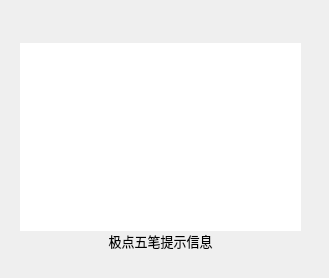
<?xml version="1.0" encoding="UTF-8"?>
<ui version="4.0">
 <class>InputWin</class>
 <widget class="QWidget" name="InputWin">
  <property name="geometry">
   <rect>
    <x>0</x>
    <y>0</y>
    <width>329</width>
    <height>278</height>
   </rect>
  </property>
  <property name="windowTitle">
   <string>Form</string>
  </property>
  <property name="styleSheet">
   <string notr="true"/>
  </property>
  <layout class="QHBoxLayout" name="horizontalLayout_2">
   <property name="spacing">
    <number>0</number>
   </property>
   <property name="leftMargin">
    <number>0</number>
   </property>
   <property name="topMargin">
    <number>0</number>
   </property>
   <property name="rightMargin">
    <number>0</number>
   </property>
   <property name="bottomMargin">
    <number>0</number>
   </property>
   <item>
    <widget class="QFrame" name="frameTop">
     <property name="cursor">
      <cursorShape>OpenHandCursor</cursorShape>
     </property>
     <property name="styleSheet">
      <string notr="true">border:none</string>
     </property>
     <property name="frameShape">
      <enum>QFrame::StyledPanel</enum>
     </property>
     <property name="frameShadow">
      <enum>QFrame::Raised</enum>
     </property>
     <property name="lineWidth">
      <number>0</number>
     </property>
     <widget class="QFrame" name="frameBg">
      <property name="geometry">
       <rect>
        <x>0</x>
        <y>0</y>
        <width>321</width>
        <height>271</height>
       </rect>
      </property>
      <property name="cursor">
       <cursorShape>OpenHandCursor</cursorShape>
      </property>
      <property name="styleSheet">
       <string notr="true"/>
      </property>
      <property name="frameShape">
       <enum>QFrame::StyledPanel</enum>
      </property>
      <property name="frameShadow">
       <enum>QFrame::Raised</enum>
      </property>
      <property name="lineWidth">
       <number>0</number>
      </property>
      <layout class="QHBoxLayout" name="horizontalLayout_4">
       <property name="spacing">
        <number>0</number>
       </property>
       <property name="leftMargin">
        <number>0</number>
       </property>
       <property name="topMargin">
        <number>0</number>
       </property>
       <property name="rightMargin">
        <number>0</number>
       </property>
       <property name="bottomMargin">
        <number>0</number>
       </property>
       <item>
        <layout class="QHBoxLayout" name="horizontalLayout_3">
         <property name="spacing">
          <number>0</number>
         </property>
         <item>
          <widget class="QLabel" name="labelLeft">
           <property name="sizePolicy">
            <sizepolicy hsizetype="Fixed" vsizetype="Preferred">
             <horstretch>0</horstretch>
             <verstretch>0</verstretch>
            </sizepolicy>
           </property>
           <property name="cursor">
            <cursorShape>OpenHandCursor</cursorShape>
           </property>
           <property name="styleSheet">
            <string notr="true"/>
           </property>
           <property name="text">
            <string/>
           </property>
          </widget>
         </item>
         <item>
          <layout class="QVBoxLayout" name="verticalLayout">
           <property name="spacing">
            <number>0</number>
           </property>
           <item>
            <widget class="QLabel" name="labelTop">
             <property name="sizePolicy">
              <sizepolicy hsizetype="Preferred" vsizetype="Fixed">
               <horstretch>0</horstretch>
               <verstretch>0</verstretch>
              </sizepolicy>
             </property>
             <property name="cursor">
              <cursorShape>OpenHandCursor</cursorShape>
             </property>
             <property name="styleSheet">
              <string notr="true"/>
             </property>
             <property name="text">
              <string/>
             </property>
            </widget>
           </item>
           <item>
            <widget class="QFrame" name="frameText">
             <property name="styleSheet">
              <string notr="true"/>
             </property>
             <property name="frameShape">
              <enum>QFrame::StyledPanel</enum>
             </property>
             <property name="frameShadow">
              <enum>QFrame::Raised</enum>
             </property>
             <layout class="QHBoxLayout" name="horizontalLayout">
              <property name="spacing">
               <number>0</number>
              </property>
              <property name="leftMargin">
               <number>13</number>
              </property>
              <property name="topMargin">
               <number>0</number>
              </property>
              <property name="rightMargin">
               <number>13</number>
              </property>
              <property name="bottomMargin">
               <number>6</number>
              </property>
              <item>
               <layout class="QVBoxLayout" name="vLayoutText">
                <property name="spacing">
                 <number>0</number>
                </property>
                <property name="sizeConstraint">
                 <enum>QLayout::SetDefaultConstraint</enum>
                </property>
                <property name="leftMargin">
                 <number>0</number>
                </property>
                <property name="rightMargin">
                 <number>0</number>
                </property>
                <item>
                 <layout class="QHBoxLayout" name="hLayoutPreEdit">
                  <property name="spacing">
                   <number>0</number>
                  </property>
                  <property name="leftMargin">
                   <number>5</number>
                  </property>
                  <property name="topMargin">
                   <number>5</number>
                  </property>
                  <property name="rightMargin">
                   <number>5</number>
                  </property>
                  <property name="bottomMargin">
                   <number>0</number>
                  </property>
                  <item>
                   <widget class="QLabel" name="labelPreEdit">
                    <property name="font">
                     <font>
                      <pointsize>16</pointsize>
                     </font>
                    </property>
                    <property name="cursor">
                     <cursorShape>OpenHandCursor</cursorShape>
                    </property>
                    <property name="styleSheet">
                     <string notr="true"/>
                    </property>
                    <property name="text">
                     <string/>
                    </property>
                    <property name="textFormat">
                     <enum>Qt::AutoText</enum>
                    </property>
                    <property name="scaledContents">
                     <bool>false</bool>
                    </property>
                   </widget>
                  </item>
                  <item>
                   <widget class="QPushButton" name="btnCharWidth">
                    <property name="sizePolicy">
                     <sizepolicy hsizetype="Fixed" vsizetype="Fixed">
                      <horstretch>0</horstretch>
                      <verstretch>0</verstretch>
                     </sizepolicy>
                    </property>
                    <property name="minimumSize">
                     <size>
                      <width>20</width>
                      <height>20</height>
                     </size>
                    </property>
                    <property name="maximumSize">
                     <size>
                      <width>20</width>
                      <height>20</height>
                     </size>
                    </property>
                    <property name="cursor">
                     <cursorShape>PointingHandCursor</cursorShape>
                    </property>
                    <property name="styleSheet">
                     <string notr="true"/>
                    </property>
                    <property name="text">
                     <string/>
                    </property>
                    <property name="flat">
                     <bool>false</bool>
                    </property>
                   </widget>
                  </item>
                  <item>
                   <widget class="QPushButton" name="btnMark">
                    <property name="sizePolicy">
                     <sizepolicy hsizetype="Fixed" vsizetype="Fixed">
                      <horstretch>0</horstretch>
                      <verstretch>0</verstretch>
                     </sizepolicy>
                    </property>
                    <property name="minimumSize">
                     <size>
                      <width>20</width>
                      <height>20</height>
                     </size>
                    </property>
                    <property name="maximumSize">
                     <size>
                      <width>20</width>
                      <height>20</height>
                     </size>
                    </property>
                    <property name="cursor">
                     <cursorShape>PointingHandCursor</cursorShape>
                    </property>
                    <property name="styleSheet">
                     <string notr="true"/>
                    </property>
                    <property name="text">
                     <string/>
                    </property>
                    <property name="flat">
                     <bool>false</bool>
                    </property>
                   </widget>
                  </item>
                  <item>
                   <widget class="QPushButton" name="btnLogo">
                    <property name="sizePolicy">
                     <sizepolicy hsizetype="Preferred" vsizetype="Preferred">
                      <horstretch>0</horstretch>
                      <verstretch>0</verstretch>
                     </sizepolicy>
                    </property>
                    <property name="minimumSize">
                     <size>
                      <width>20</width>
                      <height>20</height>
                     </size>
                    </property>
                    <property name="maximumSize">
                     <size>
                      <width>20</width>
                      <height>20</height>
                     </size>
                    </property>
                    <property name="cursor">
                     <cursorShape>PointingHandCursor</cursorShape>
                    </property>
                    <property name="styleSheet">
                     <string notr="true"/>
                    </property>
                    <property name="text">
                     <string/>
                    </property>
                    <property name="flat">
                     <bool>false</bool>
                    </property>
                   </widget>
                  </item>
                 </layout>
                </item>
                <item>
                 <widget class="QTableWidget" name="tableWidget">
                  <property name="sizePolicy">
                   <sizepolicy hsizetype="Expanding" vsizetype="Expanding">
                    <horstretch>0</horstretch>
                    <verstretch>0</verstretch>
                   </sizepolicy>
                  </property>
                  <property name="minimumSize">
                   <size>
                    <width>250</width>
                    <height>0</height>
                   </size>
                  </property>
                  <property name="font">
                   <font>
                    <pointsize>12</pointsize>
                   </font>
                  </property>
                  <property name="cursor" stdset="0">
                   <cursorShape>OpenHandCursor</cursorShape>
                  </property>
                  <property name="focusPolicy">
                   <enum>Qt::NoFocus</enum>
                  </property>
                  <property name="styleSheet">
                   <string notr="true">border-image: url(:/image/transparent.png);</string>
                  </property>
                  <property name="lineWidth">
                   <number>0</number>
                  </property>
                  <property name="verticalScrollBarPolicy">
                   <enum>Qt::ScrollBarAlwaysOff</enum>
                  </property>
                  <property name="horizontalScrollBarPolicy">
                   <enum>Qt::ScrollBarAlwaysOff</enum>
                  </property>
                  <property name="sizeAdjustPolicy">
                   <enum>QAbstractScrollArea::AdjustToContents</enum>
                  </property>
                  <property name="autoScroll">
                   <bool>false</bool>
                  </property>
                  <property name="editTriggers">
                   <set>QAbstractItemView::NoEditTriggers</set>
                  </property>
                  <property name="tabKeyNavigation">
                   <bool>false</bool>
                  </property>
                  <property name="showDropIndicator" stdset="0">
                   <bool>true</bool>
                  </property>
                  <property name="selectionMode">
                   <enum>QAbstractItemView::NoSelection</enum>
                  </property>
                  <property name="textElideMode">
                   <enum>Qt::ElideLeft</enum>
                  </property>
                  <property name="showGrid">
                   <bool>false</bool>
                  </property>
                  <attribute name="horizontalHeaderVisible">
                   <bool>false</bool>
                  </attribute>
                  <attribute name="horizontalHeaderDefaultSectionSize">
                   <number>57</number>
                  </attribute>
                  <attribute name="horizontalHeaderHighlightSections">
                   <bool>false</bool>
                  </attribute>
                  <attribute name="horizontalHeaderMinimumSectionSize">
                   <number>0</number>
                  </attribute>
                  <attribute name="verticalHeaderVisible">
                   <bool>false</bool>
                  </attribute>
                  <attribute name="verticalHeaderDefaultSectionSize">
                   <number>21</number>
                  </attribute>
                  <attribute name="verticalHeaderHighlightSections">
                   <bool>false</bool>
                  </attribute>
                  <attribute name="verticalHeaderMinimumSectionSize">
                   <number>0</number>
                  </attribute>
                  <row>
                   <property name="text">
                    <string>0</string>
                   </property>
                  </row>
                  <row>
                   <property name="text">
                    <string>1</string>
                   </property>
                  </row>
                  <row>
                   <property name="text">
                    <string>2</string>
                   </property>
                  </row>
                  <row>
                   <property name="text">
                    <string>3</string>
                   </property>
                  </row>
                  <row>
                   <property name="text">
                    <string>4</string>
                   </property>
                  </row>
                  <row>
                   <property name="text">
                    <string>5</string>
                   </property>
                  </row>
                  <row>
                   <property name="text">
                    <string>6</string>
                   </property>
                  </row>
                  <row>
                   <property name="text">
                    <string>7</string>
                   </property>
                  </row>
                  <row>
                   <property name="text">
                    <string>8</string>
                   </property>
                  </row>
                  <column>
                   <property name="text">
                    <string>0</string>
                   </property>
                  </column>
                  <column>
                   <property name="text">
                    <string>1</string>
                   </property>
                  </column>
                  <column>
                   <property name="text">
                    <string>2</string>
                   </property>
                  </column>
                  <column>
                   <property name="text">
                    <string>3</string>
                   </property>
                  </column>
                  <column>
                   <property name="text">
                    <string>4</string>
                   </property>
                  </column>
                  <column>
                   <property name="text">
                    <string>5</string>
                   </property>
                  </column>
                  <column>
                   <property name="text">
                    <string>6</string>
                   </property>
                  </column>
                  <column>
                   <property name="text">
                    <string>7</string>
                   </property>
                  </column>
                  <column>
                   <property name="text">
                    <string>8</string>
                   </property>
                  </column>
                  <column>
                   <property name="text">
                    <string>9</string>
                   </property>
                  </column>
                  <column>
                   <property name="text">
                    <string>10</string>
                   </property>
                  </column>
                 </widget>
                </item>
                <item>
                 <layout class="QHBoxLayout" name="hLayoutPrompt">
                  <property name="spacing">
                   <number>0</number>
                  </property>
                  <item>
                   <widget class="QLabel" name="labelPrompt">
                    <property name="enabled">
                     <bool>true</bool>
                    </property>
                    <property name="font">
                     <font>
                      <pointsize>10</pointsize>
                     </font>
                    </property>
                    <property name="cursor">
                     <cursorShape>OpenHandCursor</cursorShape>
                    </property>
                    <property name="styleSheet">
                     <string notr="true"/>
                    </property>
                    <property name="text">
                     <string>极点五笔提示信息</string>
                    </property>
                    <property name="scaledContents">
                     <bool>false</bool>
                    </property>
                    <property name="alignment">
                     <set>Qt::AlignCenter</set>
                    </property>
                    <property name="wordWrap">
                     <bool>false</bool>
                    </property>
                   </widget>
                  </item>
                 </layout>
                </item>
               </layout>
              </item>
             </layout>
            </widget>
           </item>
           <item>
            <widget class="QLabel" name="labelBottom">
             <property name="sizePolicy">
              <sizepolicy hsizetype="Preferred" vsizetype="Fixed">
               <horstretch>0</horstretch>
               <verstretch>0</verstretch>
              </sizepolicy>
             </property>
             <property name="cursor">
              <cursorShape>OpenHandCursor</cursorShape>
             </property>
             <property name="styleSheet">
              <string notr="true"/>
             </property>
             <property name="text">
              <string/>
             </property>
            </widget>
           </item>
          </layout>
         </item>
         <item>
          <widget class="QLabel" name="labelRight">
           <property name="sizePolicy">
            <sizepolicy hsizetype="Fixed" vsizetype="Preferred">
             <horstretch>0</horstretch>
             <verstretch>0</verstretch>
            </sizepolicy>
           </property>
           <property name="cursor">
            <cursorShape>OpenHandCursor</cursorShape>
           </property>
           <property name="styleSheet">
            <string notr="true"/>
           </property>
           <property name="text">
            <string/>
           </property>
          </widget>
         </item>
        </layout>
       </item>
      </layout>
     </widget>
    </widget>
   </item>
  </layout>
 </widget>
 <resources/>
 <connections/>
</ui>
